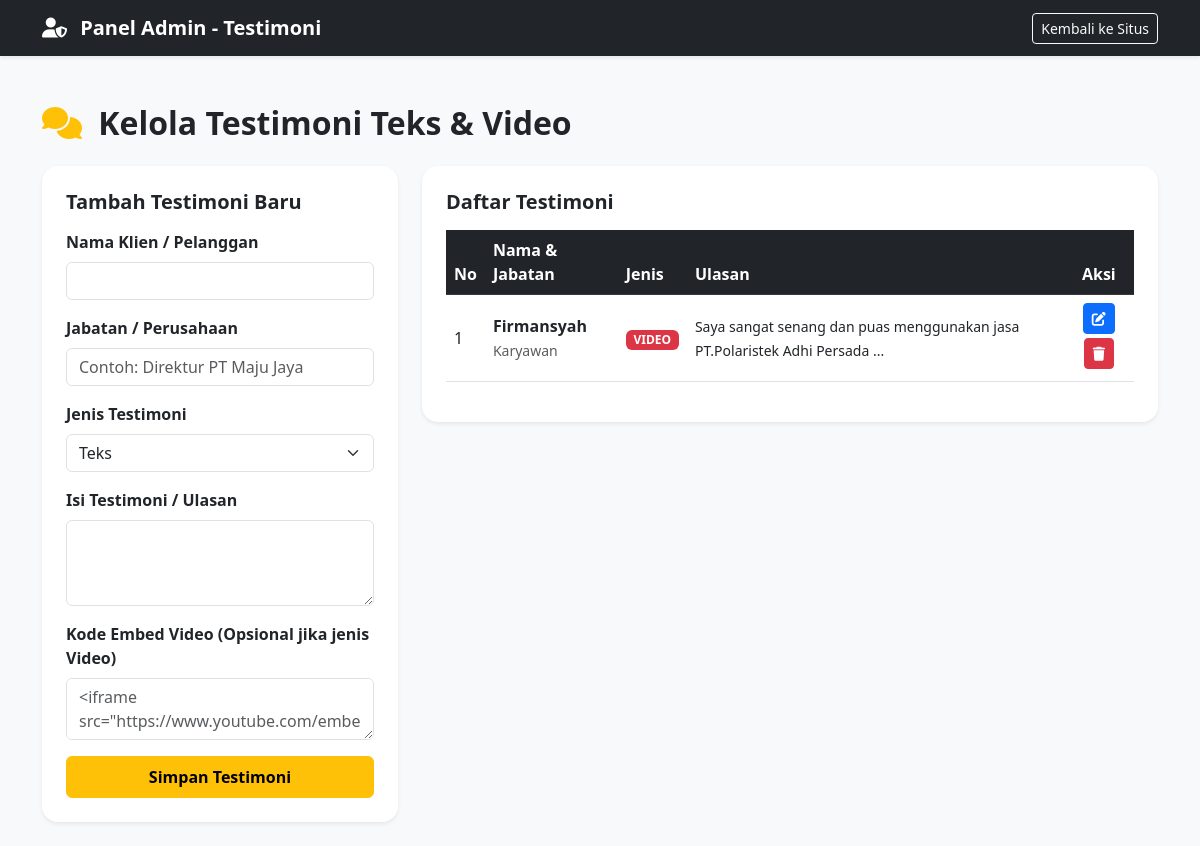
Screenshot of /admin/admin_testimoni.php (signed in) with the database file from the repository.
### tables this page shows
CREATE TABLE `testimoni` (
  `id` int(11) NOT NULL,
  `nama` varchar(150) NOT NULL,
  `jabatan` varchar(150) NOT NULL,
  `jenis` enum('teks','video') NOT NULL DEFAULT 'teks',
  `isi_testimoni` text NOT NULL,
  `embed_video` text DEFAULT NULL,
  `foto` varchar(255) DEFAULT NULL
);

### admin/admin_testimoni.php (the view, shortened to what this page needs)
<?php
include '../koneksi/koneksi.php';
$edit_data = null;
$result_testi = mysqli_query($conn, "SELECT * FROM testimoni ORDER BY id DESC");
?>
<!DOCTYPE html>
<html lang="id">
<head>
    <link href="https://cdn.jsdelivr.net/npm/bootstrap@5.3.0/dist/css/bootstrap.min.css" rel="stylesheet">
    <link rel="stylesheet" href="https://cdnjs.cloudflare.com/ajax/libs/font-awesome/6.4.0/css/all.min.css">
</head>
<body class="bg-light">
<nav class="navbar navbar-dark bg-dark shadow-sm mb-4">
    <div class="container">
        <a class="navbar-brand fw-bold" href="#"><i class="fas fa-user-shield me-2"></i> Panel Admin - Testimoni</a>
        <a href="../portofolio/testimoni.php" class="btn btn-outline-light btn-sm">Kembali ke Situs</a>
    </div>
</nav>
<div class="container py-4">
    <h2 class="fw-bold mb-4"><i class="fas fa-comments text-warning me-2"></i> Kelola Testimoni Teks & Video</h2>
    <div class="row g-4">
        <div class="col-lg-4">
            <div class="card border-0 shadow-sm p-4 rounded-4">
                <h4 class="fw-bold mb-3 h5"><?= $edit_data ? 'Edit Testimoni' : 'Tambah Testimoni Baru'; ?></h4>
                <form action="" method="POST">
                    <div class="mb-3">
                        <label class="form-label fw-semibold">Nama Klien / Pelanggan</label>
                        <input type="text" name="nama" class="form-control" value="<?= htmlspecialchars($edit_data['nama'] ?? ''); ?>" required>
                    </div>
                    <div class="mb-3">
                        <label class="form-label fw-semibold">Jabatan / Perusahaan</label>
                        <input type="text" name="jabatan" class="form-control" placeholder="Contoh: Direktur PT Maju Jaya" value="<?= htmlspecialchars($edit_data['jabatan'] ?? ''); ?>" required>
                    </div>
                    <div class="mb-3">
                        <label class="form-label fw-semibold">Jenis Testimoni</label>
                        <select name="jenis" class="form-select" required>
                            <option value="teks" <?= (isset($edit_data['jenis']) && $edit_data['jenis'] == 'teks') ? 'selected' : ''; ?>>Teks</option>
                        </select>
                    </div>
                    <div class="mb-3">
                        <label class="form-label fw-semibold">Isi Testimoni / Ulasan</label>
                        <textarea name="isi_testimoni" class="form-control" rows="3" required><?= htmlspecialchars($edit_data['isi_testimoni'] ?? ''); ?></textarea>
                    </div>
                    <div class="mb-3">
                        <label class="form-label fw-semibold">Kode Embed Video (Opsional jika jenis Video)</label>
                        <textarea name="embed_video" class="form-control" rows="2" placeholder='<iframe src="https://www.youtube.com/embed/..." ...></iframe>'><?= htmlspecialchars($edit_data['embed_video'] ?? ''); ?></textarea>
                    </div>
                    <button type="submit" name="simpan_testimoni" class="btn btn-warning fw-bold w-100 py-2">Simpan Testimoni</button>
                </form>
            </div>
        </div>
        <div class="col-lg-8">
            <div class="card border-0 shadow-sm p-4 rounded-4">
                <h4 class="fw-bold mb-3 h5">Daftar Testimoni</h4>
                <div class="table-responsive">
                    <table class="table table-hover align-middle">
                        <thead class="table-dark">
                            <tr>
                                <th>No</th>
                                <th>Nama & Jabatan</th>
                                <th>Jenis</th>
                                <th>Ulasan</th>
                                <th class="text-center">Aksi</th>
                            </tr>
                        </thead>
                        <tbody>
                            <?php $no = 1; while ($row = mysqli_fetch_assoc($result_testi)): ?>
                            <tr>
                                <td><?= $no++; ?></td>
                                <td>
                                    <strong><?= htmlspecialchars($row['nama']); ?></strong><br>
                                    <small class="text-muted"><?= htmlspecialchars($row['jabatan']); ?></small>
                                </td>
                                <td>
                                    <span class="badge bg-<?= ($row['jenis'] == 'video') ? 'danger' : 'primary'; ?>">
                                        <?= strtoupper($row['jenis']); ?>
                                    </span>
                                </td>
                                <td><small><?= substr(htmlspecialchars($row['isi_testimoni']), 0, 80); ?>...</small></td>
                                <td class="text-center">
                                    <a href="admin_testimoni.php?aksi=edit&id=<?= $row['id']; ?>" class="btn btn-sm btn-primary mb-1"><i class="fas fa-edit"></i></a>
                                    <a href="admin_testimoni.php?aksi=hapus&id=<?= $row['id']; ?>" class="btn btn-sm btn-danger mb-1" onclick="return confirm('Hapus testimoni ini?')"><i class="fas fa-trash"></i></a>
                                </td>
                            </tr>
                            <?php endwhile; ?>
                        </tbody>
                    </table>
                </div>
            </div>
        </div>
    </div>
</div>
</body>
</html>

### rows the page displays
testimoni: nama "Firmansyah", jabatan "Karyawan", jenis "VIDEO", isi_testimoni "Saya sangat senang dan puas menggunakan jasa PT.Polaristek Adhi Persada"
